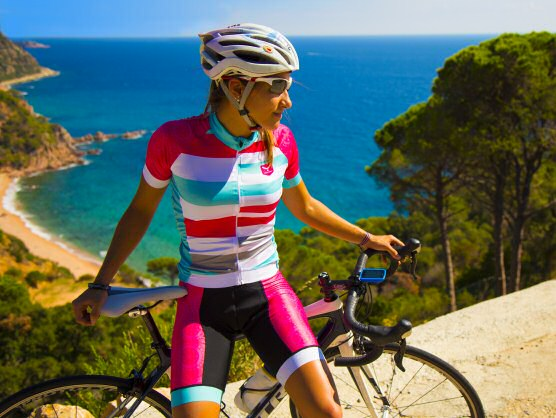
//> input picture cbg_process/data/ciclista_original.jpg, 556 x 418 px
$ ./main data/ciclista_original.jpg 2 0.5 2 3   (built with g++ and OpenCV 4)
//> lines starting //> are read from the running program, lines starting //| are printed output that depends on the picture
//> further down, image is the input picture: 418 rows x 556 cols, CV_8UC3; mean B, G, R 96.6, 106.2, 97.7
### cbg_process/common_code.hpp
#pragma once

#include <opencv2/core/core.hpp>
#include <opencv2/core/utility.hpp>
#include <opencv2/highgui/highgui.hpp>
#include <opencv2/imgproc/imgproc.hpp>

/**
 * @brief Convierte una imagen con tipo byte a flotante [0,1].
 * @param img imagen de entrada.
 * @return la imagen de salida.
 * @warning la imagen de entrada puede ser monocroma o RGB.
 */
cv::Mat fsiv_convert_image_byte_to_float(const cv::Mat &img);

/**
 * @brief Convierte una imagen con tipo float [0,1] a byte [0,255].
 * @param img imagen de entrada.
 * @return la imagen de salida.
 * @warning la imagen de entrada puede ser monocroma o RGB.
 */
cv::Mat fsiv_convert_image_float_to_byte(const cv::Mat &img);

/**
 * @brief Convierte una imagen en color BGR a HSV.
 * @param img imagen de entrada.
 * @return la imagen de salida.
 */
cv::Mat fsiv_convert_bgr_to_hsv(const cv::Mat &img);

/**
 * @brief Convierte una imagen en color HSV a BGR.
 * @param img imagen de entrada.
 * @return la imagen de salida.
 */
cv::Mat fsiv_convert_hsv_to_bgr(const cv::Mat &img);

/**
 * @brief Realiza un control del brillo/contraste/gamma de la imagen.
 *
 * El proceso sería:
 *
 * O = c * I^g + b
 *
 * Si la imagen es RGB y el flag only_luma es true, se utiliza el espacio HSV
 * para procesar sólo el canal V (luma).
 *
 * @param img  imagen de entrada.
 * @param contrast controla el ajuste del contraste.
 * @param brightness controla el ajuste del brillo.
 * @param gamma controla el ajuste de la gamma.
 * @param only_luma si es true sólo se procesa el canal Luma.
 * @return la imagen procesada.
 */
cv::Mat fsiv_cbg_process(const cv::Mat &img,
                         double contrast = 1.0, double brightness = 0.0, double gamma = 1.0,
                         bool only_luma = true);

### cbg_process/common_code.cpp
#include "common_code.hpp"

cv::Mat
fsiv_convert_image_byte_to_float(const cv::Mat &img)
{
    CV_Assert(img.depth() == CV_8U);
    cv::Mat out;

    img.convertTo(out, CV_32F, 1.0 / 255.0);


    CV_Assert(out.rows == img.rows && out.cols == img.cols);
    CV_Assert(out.depth() == CV_32F);
    CV_Assert(img.channels() == out.channels());
    return out;
}

cv::Mat
fsiv_convert_image_float_to_byte(const cv::Mat &img)
{
    CV_Assert(img.depth() == CV_32F);
    cv::Mat out;

    img.convertTo(out, CV_8U, 255.0);


    CV_Assert(out.rows == img.rows && out.cols == img.cols);
    CV_Assert(out.depth() == CV_8U);
    CV_Assert(img.channels() == out.channels());
    return out;
}

// [25 lines left out: functions fsiv_convert_bgr_to_hsv, fsiv_convert_hsv_to_bgr, not called in this run]

cv::Mat
fsiv_cbg_process(const cv::Mat &in,
                 double contrast, double brightness, double gamma,
                 bool only_luma)
{
    CV_Assert(in.depth() == CV_8U);
    cv::Mat out;


    cv::Mat img_float;
    img_float = fsiv_convert_image_byte_to_float(in);


    if(only_luma && in.channels() == 3){
        cv::Mat hsv;

        cv::cvtColor(img_float, hsv, cv::COLOR_BGR2HSV);
//> hsv: 418 rows x 556 cols, CV_32FC3; mean H, S, V 123.7, 0.6, 0.5
        std::vector<cv::Mat> channels;

        cv::split(hsv, channels);
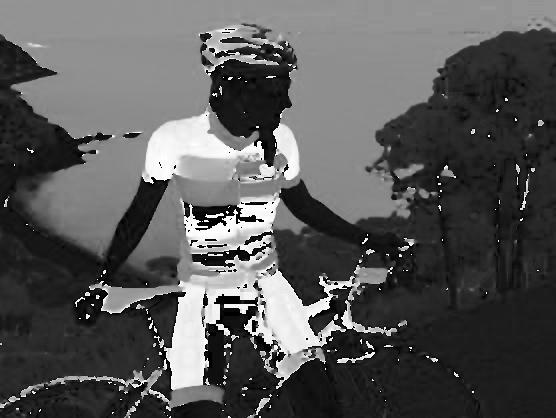
//> channels[0]: 418 rows x 556 cols, CV_32FC1; min 0, max 359.7, mean 123.7; drawn with min black and max white
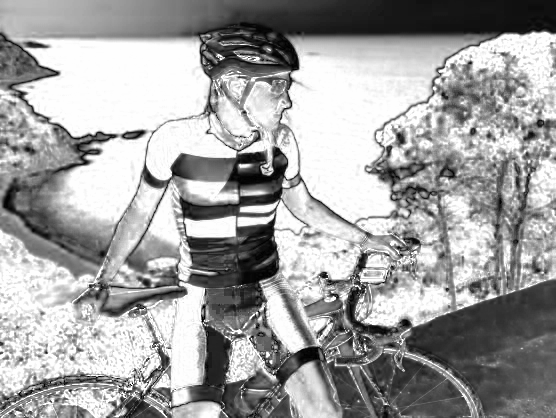
//> channels[1]: 418 rows x 556 cols, CV_32FC1; min 0, max 1, mean 0.632
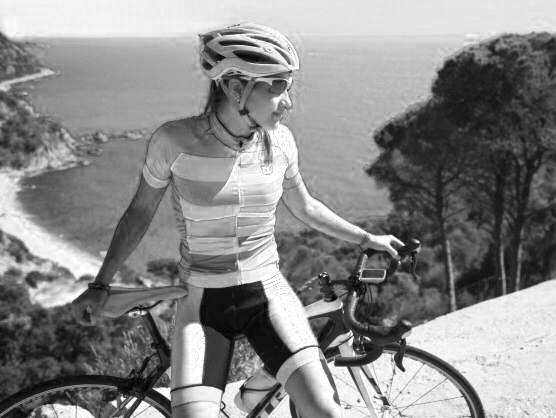
//> channels[2]: 418 rows x 556 cols, CV_32FC1; min 0, max 1, mean 0.536


        cv::Mat luma;
        cv::pow(channels[2], gamma, luma);
        channels[2] = contrast * luma + brightness;
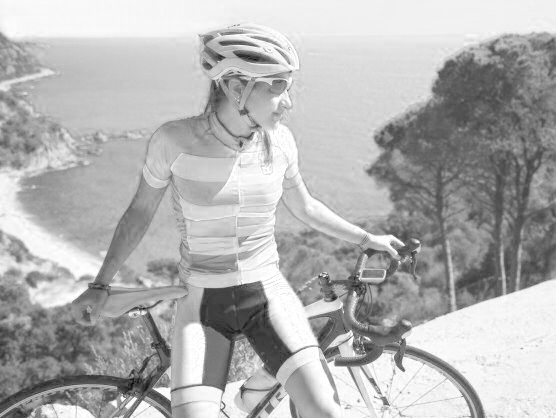
//> channels[2]: 418 rows x 556 cols, CV_32FC1; min 2, max 4, mean 3.4; drawn with min black and max white

        cv::merge(channels, hsv);
//> hsv: 418 rows x 556 cols, CV_32FC3; mean H, S, V 123.7, 0.6, 3.4

        cv::cvtColor(hsv, img_float, cv::COLOR_HSV2BGR);
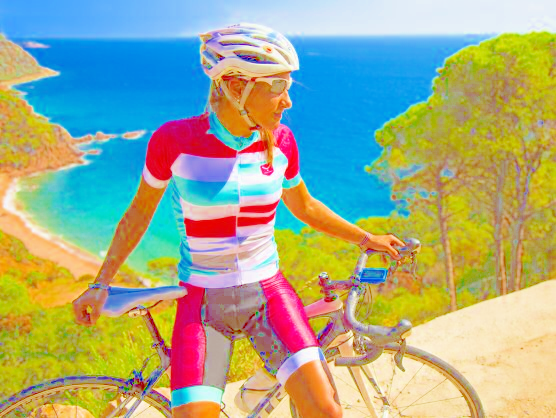
//> img_float: 418 rows x 556 cols, CV_32FC3; mean B, G, R 2.17, 2.67, 2.54; drawn with min black and max white
    }else{

        cv::Mat temp;
        cv::pow(img_float, gamma, temp);
        img_float = contrast * temp + brightness;
    }


    out = fsiv_convert_image_float_to_byte(img_float);
//> in fsiv_convert_image_float_to_byte, `img.convertTo(out, CV_8U, 255.0);`:
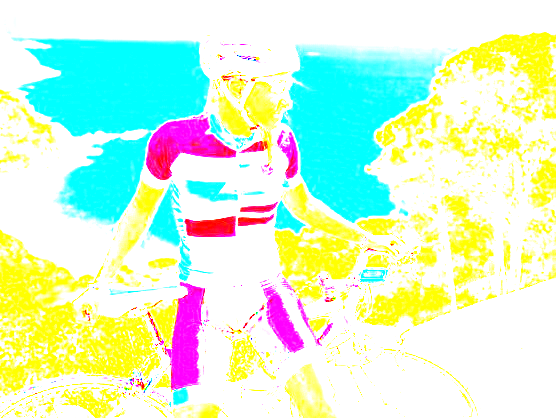
//> out: 418 rows x 556 cols, CV_8UC3; mean B, G, R 212.9, 245.2, 215


    CV_Assert(out.rows == in.rows && out.cols == in.cols);
    CV_Assert(out.depth() == CV_8U);
    CV_Assert(out.channels() == in.channels());
    return out;
}

### cbg_process/main.cpp
#include <iostream>
#include <opencv2/imgcodecs.hpp>
#include <opencv2/highgui.hpp>
#include <opencv2/imgproc.hpp>
#include "common_code.hpp"


int main(int argc, char *argv[]){
    if(argc != 6){
        std::cerr<< argv[0]<< " <input_image> <contrast> <brightness> <gamma> <luma>\n";
        return -1;
    }


    std::string input_image = argv[1];
    double contrast = 0.0;
    double gamma = 0.0;
    double brightness = 0.0;
    bool luma = false;

    try{
        contrast = std::stod(argv[2]);
        gamma = std::stod(argv[3]);
        brightness = std::stod(argv[4]);
        luma = std::stoi(argv[5]);

    }catch(const std::invalid_argument& e){
        std::cerr<<"error";
        return -1;
    }

    cv::Mat image = cv::imread(input_image);

    if(image.empty()){
        std::cerr<<"err";
        return -1;
    }

    cv::Mat cbg_process = fsiv_cbg_process(image, contrast, brightness, gamma, luma);

    cv::imshow("original image ", image);
    cv::imshow("processed image ", cbg_process);
    cv::imwrite("cbg_process_image.jpg", cbg_process);
    cv::waitKey(0);

    return 0;
}
